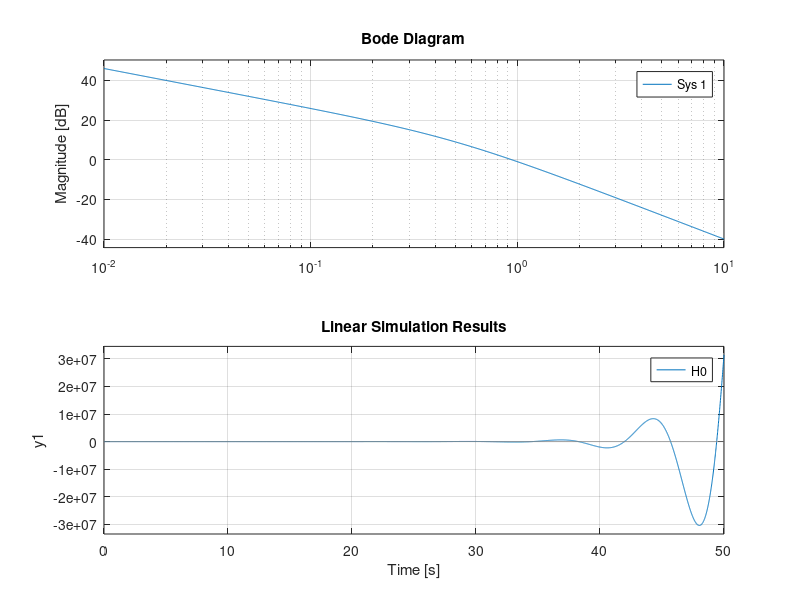

Source code (MATLAB):
%%
%3.a
Hf=tf(1,[2 1])
Hr=tf(2)
H0=Hf*Hr/(1+Hf*Hr)
step(H0);grid
essp=1-0.66;
cp=(1/essp)-1
bode(Hr*Hf);grid
db2mag(5.2)
%%
%3.b
Hf=tf(1,[2 1])
Hr=tf(2,[1 0])
H0=Hf*Hr/(1+Hf*Hr)
t=0:0.01:50
lsim(H0,t,t)  %intrarea pt rampa e f(t) si in cazul acesta e t
essv=0.5;
cv=1/essv;
bode(Hr*Hf);grid
db2mag(6.02)
%%
%3.c
Hf=tf(1,[2 1])
Hr=tf(2,[1 0 0])
H0=Hf*Hr/(1+Hf*Hr)
t=0:0.01:50
lsim(H0,t.^2,t) 